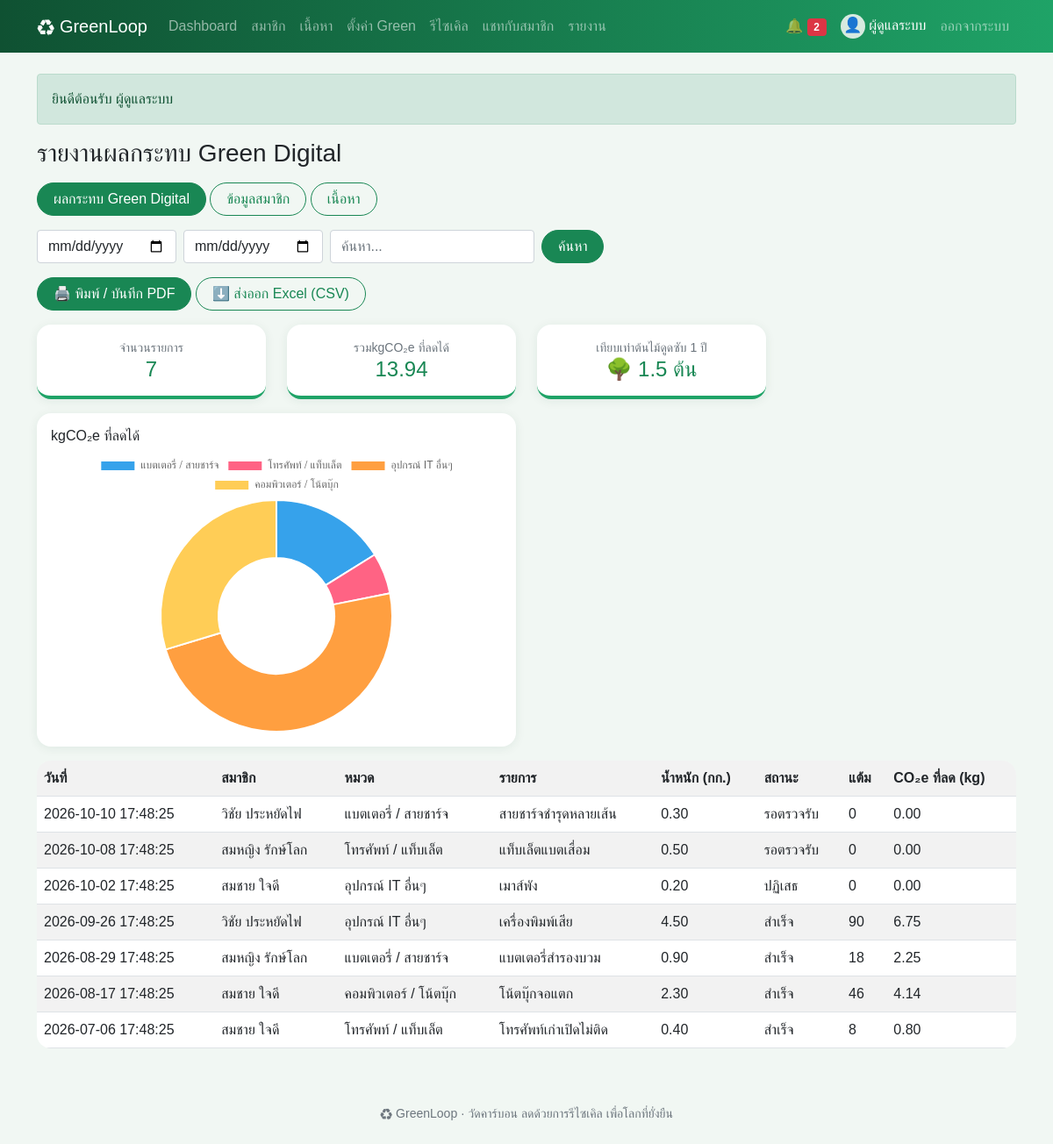
Screenshot of /admin/reports.php (signed in) with the database file from the repository.
### tables this page shows
CREATE TABLE users (
    id INT AUTO_INCREMENT PRIMARY KEY,
    name VARCHAR(100) NOT NULL,
    email VARCHAR(100) NOT NULL UNIQUE,
    phone VARCHAR(10) NOT NULL,
    avatar VARCHAR(50) NOT NULL DEFAULT '' COMMENT 'ชื่อไฟล์รูปโปรไฟล์ใน uploads/',
    password VARCHAR(255) NOT NULL,
    question VARCHAR(100) NOT NULL COMMENT 'คำถามกันลืมรหัสผ่านที่สมาชิกเลือก',
    answer VARCHAR(255) NOT NULL COMMENT 'คำตอบกันลืมรหัสผ่าน (เข้ารหัส)',
    role ENUM('user','admin') NOT NULL DEFAULT 'user',
    status ENUM('active','suspended') NOT NULL DEFAULT 'active',
    points INT NOT NULL DEFAULT 0,
    created_at DATETIME NOT NULL DEFAULT CURRENT_TIMESTAMP
);

CREATE TABLE recycles (
    id INT AUTO_INCREMENT PRIMARY KEY,
    user_id INT NOT NULL,
    category_id INT NOT NULL,
    item_name VARCHAR(150) NOT NULL,
    weight_kg DECIMAL(6,2) NOT NULL,
    image VARCHAR(50) NOT NULL DEFAULT '' COMMENT 'ชื่อไฟล์รูปสินค้าใน uploads/',
    status ENUM('pending','done','rejected') NOT NULL DEFAULT 'pending',
    points INT NOT NULL DEFAULT 0,
    co2_kg DECIMAL(8,2) NOT NULL DEFAULT 0,
    created_at DATETIME NOT NULL DEFAULT CURRENT_TIMESTAMP,
    FOREIGN KEY (user_id) REFERENCES users (id) ON DELETE CASCADE,
    FOREIGN KEY (category_id) REFERENCES categories (id)
);

CREATE TABLE categories (
    id INT AUTO_INCREMENT PRIMARY KEY,
    name VARCHAR(100) NOT NULL,
    co2_per_kg DECIMAL(6,2) NOT NULL
);

### admin/reports.php (the view, shortened to what this page needs)
<?php
require '../init.php';
need_admin();
$type = isset(REPORTS[g('type')]) ? g('type') : 'green';
$range = [like(), like(), g('from', '2000-01-01'), g('to', '2100-01-01') . ' 23:59:59'];
if ($type == 'green') {
    $cols = ['วันที่', 'สมาชิก', 'หมวด', 'รายการ', 'น้ำหนัก (กก.)', 'สถานะ', 'แต้ม', 'CO₂e ที่ลด (kg)'];
    $rows = all("SELECT r.created_at, u.name, c.name AS category, r.item_name, r.weight_kg, r.status, r.points, r.co2_kg
        FROM recycles r JOIN users u ON u.id = r.user_id JOIN categories c ON c.id = r.category_id
        WHERE (u.name LIKE ? OR r.item_name LIKE ?) AND r.created_at BETWEEN ? AND ? ORDER BY r.id DESC", $range);
    list($by, $of, $unit) = ['category', 'co2_kg', 'kgCO₂e ที่ลดได้'];
}
$sum = [];
foreach ($rows as $r) $sum[$r[$by]] = ($sum[$r[$by]] ?? 0) + $r[$of];
$total = array_sum($sum);
head('รายงาน' . REPORTS[$type]);
?>
<div class="mb-3 d-print-none">
  <?php foreach (REPORTS as $k => $name): ?>
    <a class="btn btn-<?= $k == $type ? '' : 'outline-' ?>success" href="?type=<?= $k ?>"><?= $name ?></a>
  <?php endforeach; ?>
</div>
<?php search("<input type='hidden' name='type' value='$type'>
    <input class='form-control w-auto' type='date' name='from' value='" . e(g('from')) . "'>
    <input class='form-control w-auto' type='date' name='to' value='" . e(g('to')) . "'>") ?>
<div class="mb-3 d-print-none">
  <button class="btn btn-success" onclick="window.print()">🖨️ พิมพ์ / บันทึก PDF</button>
  <a class="btn btn-outline-success" href="?<?= e(http_build_query(['export' => 1] + $_GET)) ?>">⬇️ ส่งออก Excel (CSV)</a>
</div>
<div class="row">
  <?php box('จำนวนรายการ', count($rows)) ?>
  <?php if ($type == 'green') box('เทียบเท่าต้นไม้ดูดซับ 1 ปี', '🌳 ' . round($total / TREE_KG, 1) . ' ต้น') ?>
</div>
<div class="row"><div class="col-lg-6"><?php chart($unit, $type == 'members' ? 'bar' : 'doughnut', array_keys($sum), array_values($sum)) ?></div></div>
<div class="table-responsive">
<table class="table table-striped bg-white">
  <tr><?php foreach ($cols as $c): ?><th><?= $c ?></th><?php endforeach; ?></tr>
  <?php foreach ($rows as $r): ?>
    <tr><?php foreach ($r as $v): ?><td><?= e(STATUS[$v] ?? $v) ?></td><?php endforeach; ?></tr>
  <?php endforeach; ?>
</table>
</div>
<?php foot() ?>

### init.php (shortened to what this page needs)
<?php
$db = new PDO('mysql:host=localhost;dbname=greenloop;charset=utf8mb4', 'root', '');
$db->setAttribute(PDO::ATTR_ERRMODE, PDO::ERRMODE_EXCEPTION);
$db->setAttribute(PDO::ATTR_DEFAULT_FETCH_MODE, PDO::FETCH_ASSOC);
function q($sql, $p = [])
{
    global $db;
    $s = $db->prepare($sql);
    $s->execute($p);
    return $s;
}
function all($sql, $p = []) { return q($sql, $p)->fetchAll(); }
function one($sql, $p = []) { return q($sql, $p)->fetch(); }
function val($sql, $p = []) { return q($sql, $p)->fetchColumn(); }
function e($s) { return htmlspecialchars($s ?? '', ENT_QUOTES); }
function g($k, $d = '') { return trim($_GET[$k] ?? $d); }
function like() { return '%' . g('q') . '%'; }
function inbox() { return me()['role'] == 'admin' ? null : me()['id']; }
function pic($file, $size = 40, $icon = '👤', $link = false)
{
    if (!$file) return "<span class='pic' style='width:{$size}px;height:{$size}px;font-size:" . $size * .6 . "px'>$icon</span>";
    $img = "<img class='pic' src='" . UP . "uploads/$file' width='$size' height='$size' alt=''>";
    return $link ? "<a href='" . UP . "uploads/$file' target='_blank'>$img</a>" : $img;
}
function me()
{
    static $u;
    if (!$u && isset($_SESSION['uid'])) $u = one("SELECT * FROM users WHERE id = ? AND status = 'active'", [$_SESSION['uid']]);
    return $u;
}
function need_login()
{
    if (!me()) go(UP . 'login.php', 'กรุณาเข้าสู่ระบบก่อน', 'warning');
    return me();
}
function need_admin()
{
    if (need_login()['role'] != 'admin') go(UP . 'index.php', 'หน้านี้สำหรับผู้ดูแลระบบเท่านั้น', 'danger');
    return me();
}
function box($label, $value)
{
    echo "<div class='col-6 col-lg-3'><div class='card card-body box text-center mb-3'><small class='text-muted'>$label</small><h4 class='text-success mb-0'>$value</h4></div></div>";
}
function search($extra = '')
{
    echo "<form class='d-flex flex-wrap gap-2 mb-3 d-print-none'>$extra<input class='form-control w-auto' name='q' value='" . e(g('q')) . "' placeholder='ค้นหา...'><button class='btn btn-success'>ค้นหา</button></form>";
}
function chart($title, $type, $labels, $data)
{
    static $n = 0;
    $n++;
    echo "<div class='card card-body mb-3'><h6>$title</h6><canvas id='c$n'></canvas></div><script>new Chart(document.getElementById('c$n'), {type: '$type', data: {labels: "
        . json_encode($labels) . ", datasets: [{label: '$title', data: " . json_encode($data, JSON_NUMERIC_CHECK) . "}]}});</script>";
}
function head($title, $show = true)
{
    $u = me();
    $menu = !$u ? [] : ($u['role'] == 'admin' ? MENU_ADMIN : MENU_USER);
    ?>
<!doctype html>
<html lang="th">
<head>
<link rel="stylesheet" href="<?= UP ?>assets/bootstrap.min.css">
<link rel="stylesheet" href="<?= UP ?>assets/style.css">
</head>
<body>
<nav class="navbar navbar-expand-lg navbar-dark d-print-none">
  <div class="container">
    <a class="navbar-brand" href="<?= UP ?>index.php">♻ GreenLoop</a>
    <div class="collapse navbar-collapse" id="menu">
      <div class="navbar-nav me-auto">
        <?php foreach ($menu as $file => $name): ?>
          <a class="nav-link" href="<?= UP . $file ?>"><?= $name ?></a>
        <?php endforeach; ?>
      </div>
      <div class="navbar-nav align-items-lg-center">
        <?php if (!$u): ?>
          <a class="nav-link" href="<?= UP ?>login.php">เข้าสู่ระบบ</a>
          <a class="nav-link" href="<?= UP ?>register.php">สมัครสมาชิก</a>
        <?php else: ?>
          <a class="nav-link" href="<?= UP ?>notifications.php">🔔 <span class="badge bg-danger"><?= val('SELECT COUNT(*) FROM notifications WHERE is_read = 0 AND user_id <=> ?', [inbox()]) ?></span></a>
          <span class="navbar-text text-white mx-2"><?= pic($u['avatar'], 28) ?> <?= e($u['name']) ?></span>
          <a class="nav-link" href="<?= UP ?>logout.php">ออกจากระบบ</a>
        <?php endif; ?>
      </div>
    </div>
  </div>
</nav>
<main class="container py-4">
<?php if (isset($_SESSION['flash'])): ?>
  <div class="alert alert-<?= $_SESSION['flash'][1] ?>"><?= e($_SESSION['flash'][0]) ?></div>
<?php unset($_SESSION['flash']); endif; ?>
<?php if ($show): ?><h3 class="mb-3"><?= $title ?></h3><?php endif; ?>
    <?php
}
function foot()
{
    echo '</main><footer class="text-center text-muted small py-4 d-print-none">♻ GreenLoop · วัดคาร์บอน ลดด้วยการรีไซเคิล เพื่อโลกที่ยั่งยืน</footer>'
        . '<script src="' . UP . 'assets/bootstrap.bundle.min.js"></script></body></html>';
}

### assets/style.css (style rules this page uses)
body { background: #f1f7f3; font-family: "Leelawadee UI", Tahoma, sans-serif; }
.navbar { background: linear-gradient(90deg, #0f5132, #1fa367); }
.btn { border-radius: 50px; padding-left: 18px; padding-right: 18px; }
.card { border: 0; border-radius: 16px; box-shadow: 0 2px 12px rgba(15, 81, 50, .08); }
.box { border-bottom: 4px solid #1fa367; transition: transform .2s; }
.table { border-radius: 16px; overflow: hidden; }
canvas { max-height: 320px; }
.pic { display: inline-block; object-fit: cover; border-radius: 50%; background: #d7eadf; text-align: center; vertical-align: middle; }

### rows the page displays
users: role "Dashboard", role "สมาชิก", role "เนื้อหา", role "ตั้งค่า Green", role "รีไซเคิล", role "แชทกับสมาชิก", role "รายงาน", name "ผู้ดูแลระบบ"
recycles: created_at "2026-10-10 17:48:25", user.name "วิชัย ประหยัดไฟ", category.name "แบตเตอรี่ / สายชาร์จ", item_name "สายชาร์จชำรุดหลายเส้น", weight_kg "0.30", status "รอตรวจรับ", points "0", co2_kg "0.00"
recycles: created_at "2026-10-08 17:48:25", user.name "สมหญิง รักษ์โลก", category.name "โทรศัพท์ / แท็บเล็ต", item_name "แท็บเล็ตแบตเสื่อม", weight_kg "0.50", status "รอตรวจรับ", points "0", co2_kg "0.00"
recycles: created_at "2026-10-02 17:48:25", user.name "สมชาย ใจดี", category.name "อุปกรณ์ IT อื่นๆ", item_name "เมาส์พัง", weight_kg "0.20", status "ปฏิเสธ", points "0", co2_kg "0.00"
recycles: created_at "2026-09-26 17:48:25", user.name "วิชัย ประหยัดไฟ", category.name "อุปกรณ์ IT อื่นๆ", item_name "เครื่องพิมพ์เสีย", weight_kg "4.50", status "สำเร็จ", points "90", co2_kg "6.75"
recycles: created_at "2026-08-29 17:48:25", user.name "สมหญิง รักษ์โลก", category.name "แบตเตอรี่ / สายชาร์จ", item_name "แบตเตอรี่สำรองบวม", weight_kg "0.90", status "สำเร็จ", points "18", co2_kg "2.25"
recycles: created_at "2026-08-17 17:48:25", user.name "สมชาย ใจดี", category.name "คอมพิวเตอร์ / โน้ตบุ๊ก", item_name "โน้ตบุ๊กจอแตก", weight_kg "2.30", status "สำเร็จ", points "46", co2_kg "4.14"
recycles: created_at "2026-07-06 17:48:25", user.name "สมชาย ใจดี", category.name "โทรศัพท์ / แท็บเล็ต", item_name "โทรศัพท์เก่าเปิดไม่ติด", weight_kg "0.40", status "สำเร็จ", points "8", co2_kg "0.80"

### other values shown
$icon "👤"
$_SESSION['flash'][0] "ยินดีต้อนรับ ผู้ดูแลระบบ"
$title "รายงานผลกระทบ Green Digital"
$name "ผลกระทบ Green Digital"
$name "ข้อมูลสมาชิก"
$name "เนื้อหา"
$label "จำนวนรายการ รวมkgCO₂e ที่ลดได้ เทียบเท่าต้นไม้ดูดซับ 1 ปี"
$value "7 13.94 🌳 1.5 ต้น"
$title "kgCO₂e ที่ลดได้"
$c "วันที่"
$c "สมาชิก"
$c "หมวด"
$c "รายการ"
$c "น้ำหนัก (กก.)"
$c "สถานะ"
